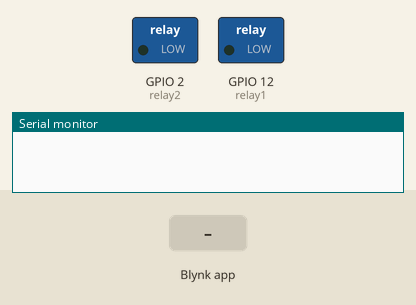
This sketch was run on a simulated ESP8266 (NodeMCU). Parts: switched loads named in the sketch (green lamp = pin HIGH), the last lines printed to the serial monitor. The test bench sets the inputs (shaded band). WiFi joins after 1.5 s; servers stay silent unless stated.

Above: at 3.0 s.
3.1 s: Blynk app writes 1 to V0
At 4.0 s:
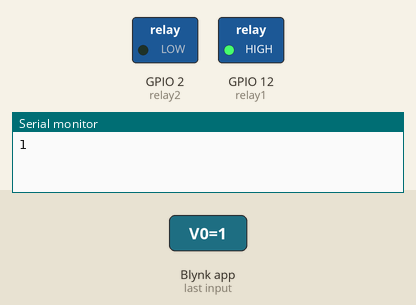
4.6 s: Blynk app writes 200 to V1
At 5.1 s:
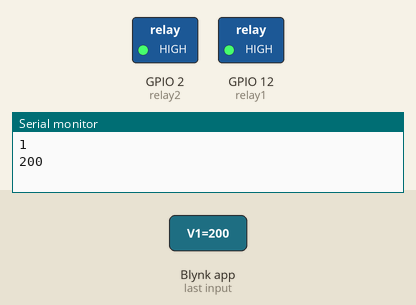
6.1 s: Blynk app writes 0 to V0
At 7.3 s:
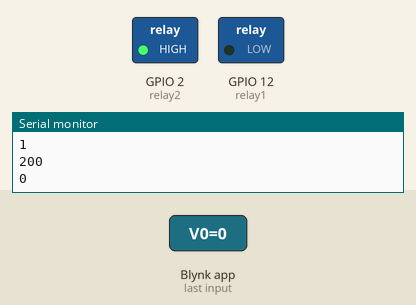
7.6 s: Blynk app writes 200 to V0
At 8.6 s:
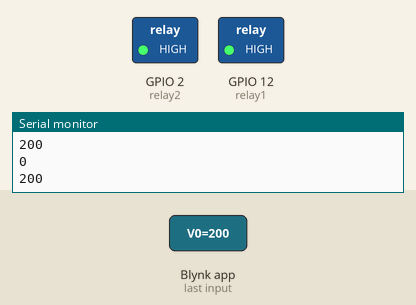
9.1 s: Blynk app writes 0 to V1
At 9.8 s:
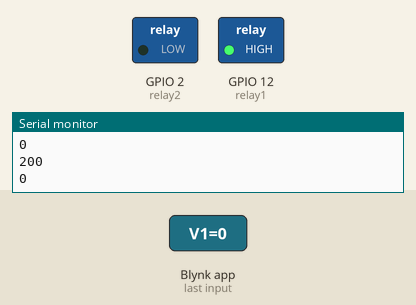
Timing chart, 0 to 11.6 s (numbered marks = the images above; inputs shaded):
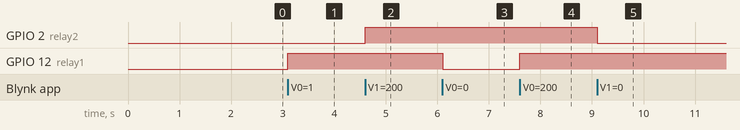

Measured:
- after the input at 3.1 s, GPIO 12 (relay1): LOW → HIGH at once
- after the input at 4.6 s, GPIO 2 (relay2): LOW → HIGH at once
- after the input at 6.1 s, GPIO 12 (relay1): HIGH → LOW at once
- after the input at 7.6 s, GPIO 12 (relay1): LOW → HIGH at once
- after the input at 9.1 s, GPIO 2 (relay2): HIGH → LOW at once

The sketch:

ESP8266_Standalone.ino
```cpp
/* Comment this out to disable prints and save space */
#define BLYNK_PRINT Serial

/* Fill in information from Blynk Device Info here */
#define BLYNK_TEMPLATE_ID "TMPL6mew721_o"
#define BLYNK_TEMPLATE_NAME "blinkmf"
#define BLYNK_AUTH_TOKEN "E8-oQd1ai7GEBoDaV4MF5pVNJ43IJO6c"


#include <ESP8266WiFi.h>
#include <BlynkSimpleEsp8266.h>

// Your WiFi credentials.
// Set password to "" for open networks.
char ssid[] = "Virinchi LAB";
char pass[] = "tech&inovation";
char auth[] = "E8-oQd1ai7GEBoDaV4MF5pVNJ43IJO6c";


int relay1 = 12;  //D6 pin
BLYNK_WRITE(V0) {
  int led1 = param.asInt();
  digitalWrite(relay1, led1);
  Serial.println(led1);
}

int relay2 = 2;  //D4 pin
BLYNK_WRITE(V1) {
  int led2 = param.asInt();
  digitalWrite(relay2, led2);
  Serial.println(led2);
}

void setup() {
  // Debug console
  Serial.begin(9600);
  pinMode(relay1, OUTPUT);
  pinMode(relay2, OUTPUT);
  digitalWrite(relay1, LOW);
  digitalWrite(relay2, LOW);
  Blynk.begin(auth, ssid, pass);
}

void loop() {
  Blynk.run();
}
```
